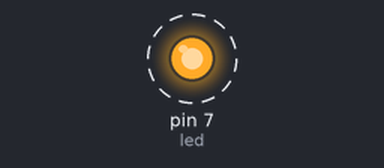
This sketch was run on a simulated Arduino Uno, built with avr-gcc and run on an emulated ATmega328P. Shown: output pins drawn as LEDs (lit = HIGH). Dashed ring = blinking.

Above: at 0.2 s.
Timing chart, 0 to 5.8 s (numbered marks = the images above):
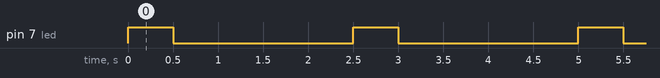

Measured:
- by itself, pin 7 (led): alternates HIGH for 0.50 s and LOW for 2.0 s

The sketch:

A1.1-BlinkLed.ino
```cpp
int led = 7;
int button1 = 5;
int button2 = 3;

int ledState = LOW;

void setup() {
  // put your setup code here, to run once:
  pinMode(led, OUTPUT);
}

void loop() {
  // put your main code here, to run repeatedly:
  digitalWrite(led, ledState = HIGH);
  delay(500);
  digitalWrite(led, ledState = LOW);
  delay(2000);
}
```
